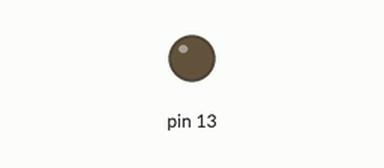
Recording of a sketch running on a simulated Arduino Uno, built with avr-gcc and run on an emulated ATmega328P. On the bench: output pins drawn as LEDs (lit = HIGH). Sleep ends after the set time or at an interrupt.

Above: at 32.7 s.
At 57.39 s:
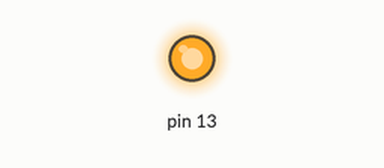
Timing chart, 0 to 82.7 s (numbered marks = the images above):
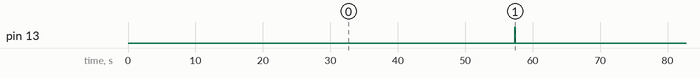

The sketch:

powerdown_mode.ino
```cpp
// http://www.geek-workshop.com/thread-12261-1-1.html
#include <avr/sleep.h>
#include <avr/wdt.h>

volatile byte data = 0;

void run() {
    digitalWrite(13, HIGH);
    delay(100);
    digitalWrite(13, LOW);
}

// sleep mode is activated
void setup_watchdog(int ii) {
    byte bb;

    if (ii > 9 ) ii = 9;
    bb = ii & 7;
    if (ii > 7) bb |= (1 << 5);
    bb |= (1 << WDCE);

    MCUSR &= ~(1 << WDRF);
    WDTCSR |= (1 << WDCE) | (1 << WDE); // start timed sequence
    WDTCSR = bb;                        // set new watchdog timeout value
    WDTCSR |= _BV(WDIE);
}

// WDT interrupt
ISR(WDT_vect) {
    ++data;
    // wdt_reset();
}

void Sleep_avr() {
    set_sleep_mode(SLEEP_MODE_PWR_DOWN); // sleep mode is set here
    sleep_enable();
    sleep_mode();                        // System sleeps here
}

void setup() {
    pinMode(13, OUTPUT);

    // 0=16ms, 1=32ms, 2=64ms, 3=128ms, 4=250ms, 5=500ms, 6=1s, 7=2s, 8=4s, 9=8s
    setup_watchdog(9);
    ACSR |= _BV(ACD);   // OFF ACD
    ADCSRA = 0;         // OFF ADC
    Sleep_avr();        // Sleep_Mode
}

void loop() {
    // 8s * 7 = 56s
    if (data >= 7) {
        data = 0;
        run();                          // wakeup and run
    }
    Sleep_avr();                        // continue sleep
}
```

Measured:
- by itself, pin 13: alternates HIGH for 0.10 s and LOW for 57.2 s
